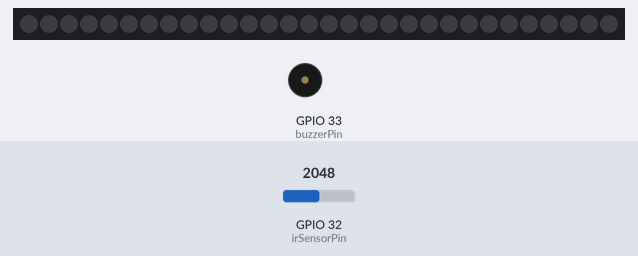
Recording of a sketch running on a simulated ESP32. On the bench: 30 RGB LEDs in strip order, left to right, buzzer (waves = sounding). The test bench sets the inputs (shaded band); at power-on: GPIO 32 (irSensorPin) = 2048. Dim RGB values are drawn brighter than linear; WiFi joins after 1.5 s; servers stay silent unless stated; no MQTT or app messages arrive unless stated; what the sketch prints to the serial monitor is not drawn.

Above: at 8.9 s.
9.0 s: GPIO 32 (irSensorPin) set to 1067
12.7 s: GPIO 32 (irSensorPin) set to 956
At 17.03 s:
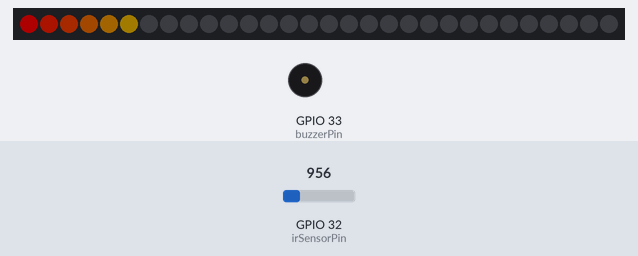
At 18.2 s:
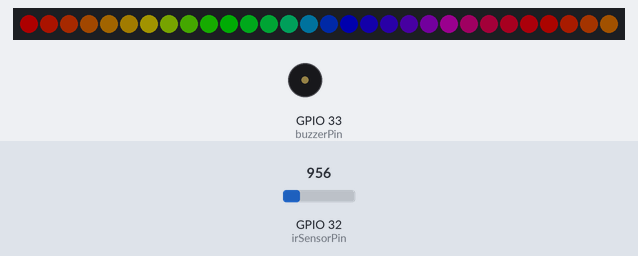
Timing chart, 0 to 23.9 s (numbered marks = the images above; inputs shaded):
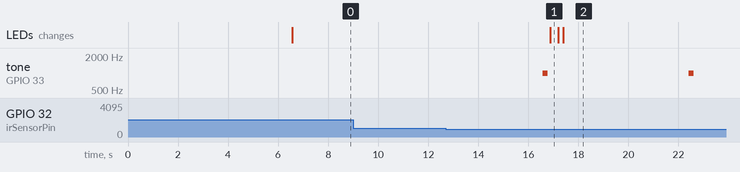

Measured:
- the behaviour switches between 1000 and 999 on GPIO 32 (irSensorPin) (found by bisection; images 0 and 1)
- after the input at 9.0 s, every drawn part: stays the same
- after the input at 12.7 s, tone on GPIO 33 (buzzerPin): alternates 1000 Hz for 0.20 s and silent for 5.6 s, starting after 3.9 s; the LEDs: change after 4.2 s (image 1)

The sketch:

ESP32_AWS_IOT_IRLed.ino
```cpp
#include "secrets.h"
#include <WiFiClientSecure.h>
#include <MQTTClient.h>
#include <ArduinoJson.h>
#include <WiFi.h>
#include <FastLED.h>

// The MQTT topics that this device should publish/subscribe
#define AWS_IOT_PUBLISH_TOPIC   "esp32/topic"
#define AWS_IOT_SUBSCRIBE_TOPIC "esp32/topic"

// We define IR Sensor pin
// Note : ESP32 cannot use ADC2 since it is used by Wifi, so use ADC1 (GPIO 12-14, 25-27, 32-36, 39)
const int irSensorPin = 32;
const int buzzerPin = 33;
int irSensorValue;
bool isObstacleDetected;
unsigned long startTime, currentTime;

// We define LED Strip pin and length (number of LEDs)
const int ledStripPin = 25;
const int ledLength = 30;
CRGB leds[ledLength];

WiFiClientSecure net = WiFiClientSecure();
MQTTClient client = MQTTClient(256);


void connectAWS()
{
  WiFi.mode(WIFI_STA);
  WiFi.begin(WIFI_SSID, WIFI_PASSWORD);

  Serial.println("Connecting to Wi-Fi");

  while (WiFi.status() != WL_CONNECTED){
    delay(500);
    Serial.print(".");
  }

  // Configure WiFiClientSecure to use the AWS IoT device credentials
  net.setCACert(AWS_CERT_CA);
  net.setCertificate(AWS_CERT_CRT);
  net.setPrivateKey(AWS_CERT_PRIVATE);

  // Connect to the MQTT broker on the AWS endpoint we defined earlier
  client.begin(AWS_IOT_ENDPOINT, 8883, net);

  // Create a message handler
  client.onMessage(messageHandler);

  Serial.print("Connecting to AWS IOT");

  while (!client.connect(THINGNAME)) {
    Serial.print(".");
    delay(100);
  }

  if(!client.connected()){
    Serial.println("AWS IoT Timeout!");
    return;
  }

  // Subscribe to a topic
  client.subscribe(AWS_IOT_SUBSCRIBE_TOPIC);

  Serial.println("AWS IoT Connected!");
}

void publishMessage()
{
  StaticJsonDocument<200> doc;
  doc["time"] = millis();
  doc["Obstacle_detected"] = String(isObstacleDetected ? "true" : "false");
  char jsonBuffer[512];
  serializeJson(doc, jsonBuffer); // print to client
  int publishResult = client.publish(AWS_IOT_PUBLISH_TOPIC, jsonBuffer);
  Serial.print("A message published: Result = ");
  Serial.print(publishResult);
  Serial.print(", payload = ");
  Serial.println(jsonBuffer);
}

void messageHandler(String &topic, String &payload) {
  Serial.println("incoming: " + topic + " - " + payload);
}

void setup() {
  Serial.begin(115200);
  connectAWS();

  FastLED.addLeds<WS2812, ledStripPin, GRB>(leds, ledLength);
  FastLED.setBrightness(50);
  startTime = millis();
}

void loop() {
  client.loop();
  if (!client.connected()) {
    connectAWS();
  }

  irSensorValue = analogRead(irSensorPin);
  isObstacleDetected = irSensorValue < 1000;

  currentTime = millis();
  if(currentTime - startTime > 5000){
    publishMessage();
  Serial.print(", irSensorValue = ");
  Serial.println(irSensorValue);

  if (isObstacleDetected) {
    Serial.println("Buzzer play tone");
    playTone(buzzerPin, 1000, 200);
    animateLEDs();
  } else {
    resetLEDs();
  }

    startTime = currentTime;
  }

  delay(1000);
}

void playTone(int pin, int frequency, int duration) {
  tone(pin, frequency, duration);
  delay(duration);
}

void animateLEDs() {
  for (int i = 0; i < ledLength; i++) {
    leds[i] = CHSV(i * 10, 255, 255);
    FastLED.show();
    delay(20);
  }
}

void resetLEDs() {
  for (int i = 0; i < ledLength; i++) {
    leds[i] = CRGB::Black;
  }
  FastLED.show();
}
```

secrets.h
```cpp
#define SECRET
#define THINGNAME "ESP32Thing"

const char WIFI_SSID[] = "My_Wifi_SSID";
const char WIFI_PASSWORD[] = "My-Wifi-Password:IOT";
const char AWS_IOT_ENDPOINT[] = "<INSERT_YOUR_ENDPOINT_HERE>";

// Amazon Root CA 1
static const char AWS_CERT_CA[] PROGMEM = R"EOF(
-----BEGIN CERTIFICATE-----
<INSERT_YOUR_CERTIFICATE_HERE>
-----END CERTIFICATE-----
)EOF";

// Device Certificate
static const char AWS_CERT_CRT[] PROGMEM = R"KEY(
-----BEGIN CERTIFICATE-----
<INSERT_YOUR_CERTIFICATE_HERE>
-----END CERTIFICATE-----
)KEY";

// Device Private Key
static const char AWS_CERT_PRIVATE[] PROGMEM = R"KEY(
-----BEGIN RSA PRIVATE KEY-----
<INSERT_YOUR_CERTIFICATE_HERE>
-----END RSA PRIVATE KEY-----
)KEY";
```
